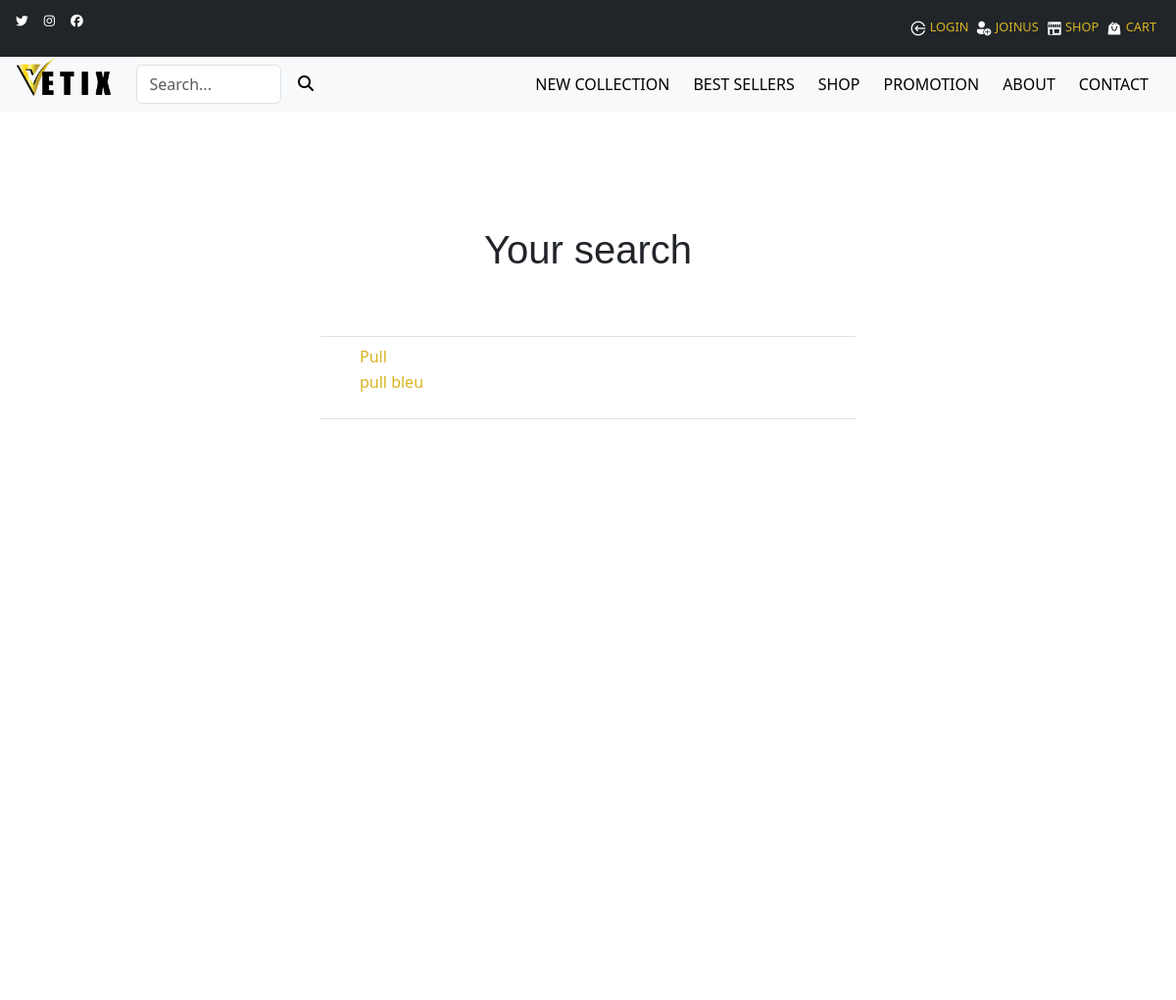
The page /search.php (upper part) on the database as committed earlier.
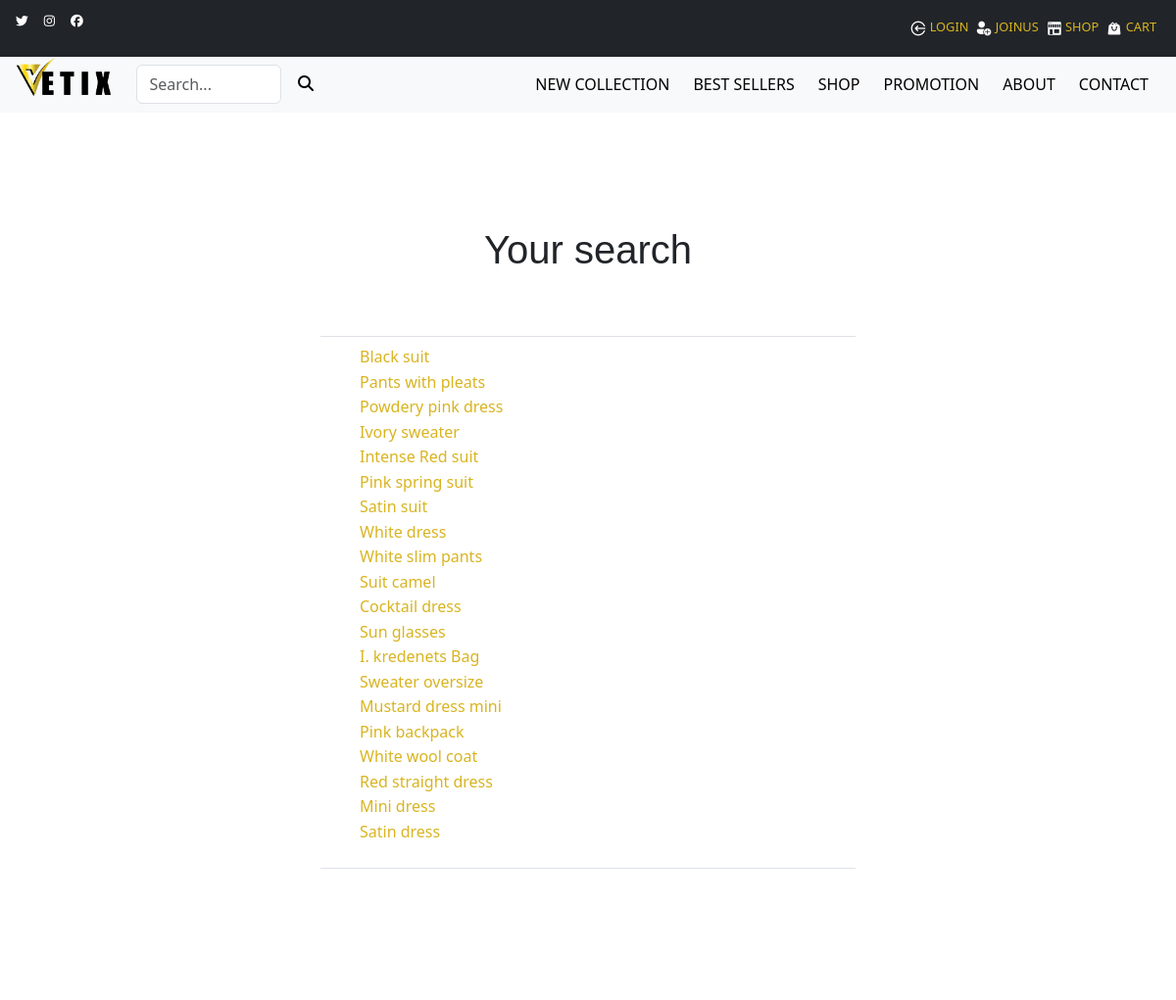
The same page on the database as committed later.
### tables this page shows
CREATE TABLE IF NOT EXISTS `product` (
  `id_product` int(11) NOT NULL AUTO_INCREMENT,
  `title` varchar(255) NOT NULL,
  `description` text NOT NULL,
  `image` varchar(255) NOT NULL,
  `image_1` varchar(255) NOT NULL,
  `image_2` varchar(255) NOT NULL,
  `price` int(11) NOT NULL,
  `best_sellers` tinyint(1) NOT NULL DEFAULT '0',
  `new_collection` tinyint(1) NOT NULL DEFAULT '0',
  `promotion` tinyint(1) NOT NULL DEFAULT '0',
  `promotion_percentage` int(11) DEFAULT NULL,
  PRIMARY KEY (`id_product`)
);

### inc/class/Model.php (called while the page is built, shortened)
<?php
abstract class Model
{
    public function __construct()
    {
        $host = 'localhost';
        $dbname = 'boutique';
        $dbUser = 'root';
        $dbPass = '';
        try {
            $this->bdd = new PDO("mysql:host=$host;dbname=$dbname;charset=utf8", $dbUser, $dbPass);
        } catch (PDOException $e) {
            echo "Erreur : " . $e->getMessage();
            die();
        }
    }
}

### inc/class/User.php (called while the page is built, shortened)
<?php
require_once 'Model.php';
class User extends Model
{
    private $role;
    public function isAdmin()
    {
        if ($this->role === "admin") {
            return true;
        } else {
            return false;
        }
    }
    public function isLogged()
    {
        if (isset($_SESSION['user'])) {
            return true;
        } else {
            return false;
        }
    }
}

### inc/class/Product.php (called while the page is built, shortened)
<?php
require_once "Model.php";
class Product extends Model
{
    protected $bdd;
    public function searchProducts($search)
    {
        $search = htmlspecialchars($search) . "%";
        $query = $this->bdd->prepare("SELECT id_product, title FROM product WHERE title LIKE :search LIMIT 0,20;");
        $query->execute([':search' => $search]);
        $result = $query->fetchAll(PDO::FETCH_ASSOC);
        return $result;
    }
}

### search.php (the view, shortened to what this page needs)
<?php
require_once './inc/class/Product.php';
?>
<!DOCTYPE html>
<html lang="fr">
<head>
    <link rel="stylesheet" href="inc/css/style.css">
    <link rel="stylesheet" href="https://cdn.jsdelivr.net/npm/bootstrap@5.3.0-alpha3/dist/css/bootstrap.min.css">
</head>
<body>
    <div class="wrapper">
        <?php include 'inc/header.php'; ?>
        <main class="container min-vh-100 justify-content-center align-items-center">
            <section class="row ">
                <div class="col-md-6 m-auto">
                    <table class="table table-hover">
                        <thead>
                            <tr>
                                <th scope="col text-white"><h2 class="py-5">Your search</h2></th>
                            </tr>
                        </thead>
                        <tbody>
                            <?php
                            $search = $_GET['search'];
                            $results = $product->searchProducts($search);
                            ?>
                            <tr>
                                <td>
                                    <ul>
                                        <li class="list-unstyled">
                                            <?php foreach ($results as $result): ?>
                                                <a href="product.php?id=<?= $result['id_product'] ?>"> <?=$result['title'] ?></a>
                                            <?php endforeach; ?>
                                        </li>
                                    </ul>
                                </td>
                            </tr>
                        </tbody>
                    </table>
                </div>
            </section>
        </main>
    </div>
</body>
</html>

### inc/header.php (shortened to what this page needs)
<?php
require_once 'class/User.php';
require_once 'class/Product.php';
$user = new User();
$product = new Product();
?>
<header class="header bg-light">
    <nav class="topmenu navbar navbar-black bg-dark d-flex justify-content-between">
        <div class="align-content-center">
            <ul class="list-unstyled d-flex ">
                <li class="ms-3"><a class="link-body-emphasis" href="#"><i class="fab fa-twitter text-white"></i></a></li>
                <li class="ms-3"><a class="link-body-emphasis" href="#"><i class="fab fa-instagram text-white"></i></a></li>
                <li class="ms-3"><a class="link-body-emphasis" href="#"><i class="fab fa-facebook text-white"></i></a></li>
            </ul>
        </div>
        <div class="vertical-align-middle  lg-6 md-6 sm-12">
            <?php
            if ($user->isAdmin()) { ?>
                <ul class="navbar-nav flex-row px-3">
                    <li class="nav-item px-1 currentUser">
                        <a class="nav-link" href="profile.php" id="currentUser"><img src="inc/img/icons/user.png" />&nbsp;<?= $user->getLogin() ?></a>
                    </li>
                    <li class="nav-item px-1">
                        <a class="nav-link" href="admin.php"><img src="inc/img/icons/admin.png"> Admin</a>
                    </li>
                    <li class="nav-item px-1" id="deconnexion">
                        <a class="nav-link" href="index.php?logout=true"><img src="inc/img/icons/logout.png"> LogOut</a>
                    </li>
                    <li class="nav-item px-1">
                        <a class="nav-link" href="shop.php"><img src="inc/img/icons/shop.png"> Shop</a>
                    </li>
                    <li class="nav-item px-1">
                        <a class="nav-link" href="cart.php"><img src="inc/img/icons/bag.png"> Cart</a>
                    </li>
                </ul>
            <?php
            } else { ?>
                <ul class="navbar-nav flex-row px-3">
                    <li class="nav-item px-1">
                        <a class="nav-link" href="authentification.php?choice=login"><img src="inc/img/icons/login.png"> Login</a>
                    </li>
                    <li class="nav-item px-1">
                        <a class="nav-link" href="authentification.php?choice=register"><img src="inc/img/icons/join.png"> JoinUs</a>
                    </li>
                    <li class="nav-item px-1">
                        <a class="nav-link" href="shop.php"><img src="inc/img/icons/shop.png"> Shop</a>
                    </li>
                    <li class="nav-item px-1">
                        <a class="nav-link" href="cart.php"><img src="inc/img/icons/bag.png"> Cart</a>
                    </li>
                </ul>
            <?php
            } ?>
        </div>
    </nav>
</header>
<nav class="navbar navbar-expand-md navbar-light bg-light sticky-top mainmenu justify-content-end px-3">
    <a class="navbar-brand" href="index.php"><img src="inc/img/design/logo_bk.png" alt="logo" height="40px"></a>
    <div class="d-flex vertical-align-bottom col mx-2">
        <form class="d-flex w-100" method="get" action="search.php">
            <input id="search" class="form-control me-sm-1" type="text" name="search" placeholder="Search..." autocomplete="off">
            <button class="btn btn-transparent text-white my-sm-0" type="submit"><i class="fas fa-search"></i></button>
        </form>
    </div>
    <div class="collapse navbar-collapse" id="navbarNav">
        <ul class="navbar-nav ms-auto mb-2 mb-lg-0">
            <li class="nav-item px-1">
                <a class="nav-link" href="shop.php?category_id=7" data-id="7">New Collection</a>
            </li>
            <li class="nav-item px-1">
                <a class="nav-link" href="shop.php?category_id=2" data-id="2">Best Sellers</a>
            </li>
            <li class="nav-item px-1">
                <a class="nav-link" href="shop.php">Shop</a>
            </li>
            <li class="nav-item px-1">
                <a class="nav-link" href="shop.php?category_id=8" data-id="8">Promotion</a>
            </li>
            <li class="nav-item px-1">
                <a class="nav-link" href="#">About</a>
            </li>
            <li class="nav-item px-1">
                <a class="nav-link" href="contact.php">Contact</a>
            </li>
        </ul>
    </div>
</nav>

### inc/css/style.css (style rules this page uses)
* { box-sizing: border-box; margin: 0; padding: 0; }
body { font-family: 'Open Sans', sans-serif; background-color: #fff; overflow-x : hidden; }
main { margin-top: 5%!important; width: 100%; min-height: 100vh; }
.container { width: 80%; margin: 0 auto; padding: 0; }
h2 { font-family: 'Montserrat', sans-serif; font-size: 40px!important; font-weight: 300!important; text-align: center; margin: 0 0 20px 0; }
a { color: #d9b420!important; text-decoration: none!important; transition: all 0.3s ease-in-out; }
nav li { text-align: center; text-transform: uppercase; }
li > a:after { content: ''; display: block; height: 1.5px; background: #fdd162; transform: scaleX(0); transition: transform .3s; }
.navbar-brand { margin-top: -15px; }
.fa-search { margin-bottom: 6px; color: #000; }
.topmenu, .categmenu { display: block; height: auto; width: 100%; top: 0; }
.topmenu a { color: #d9b420!important; font-size: .8em; }
.mainmenu { display: block; width: 100%; top: 0; z-index: 999; }
.mainmenu a { color: #000!important; }

Rows that differ between the two databases and show on the page:
removed product: title "Pull"
removed product: title "pull bleu"
added product: title "Black suit"
added product: title "Pants with pleats"
added product: title "Powdery pink dress"
added product: title "Ivory sweater"
added product: title "Intense Red suit"
added product: title "Pink spring suit"
added product: title "Satin suit"
added product: title "White dress"
added product: title "White slim pants"
added product: title "Suit camel"
added product: title "Cocktail dress"
added product: title "Sun glasses"
added product: title "I. kredenets Bag"
added product: title "Sweater oversize"
added product: title "Mustard dress mini"
added product: title "Pink backpack"
added product: title "White wool coat"
added product: title "Red straight dress"
added product: title "Mini dress"
added product: title "Satin dress"
